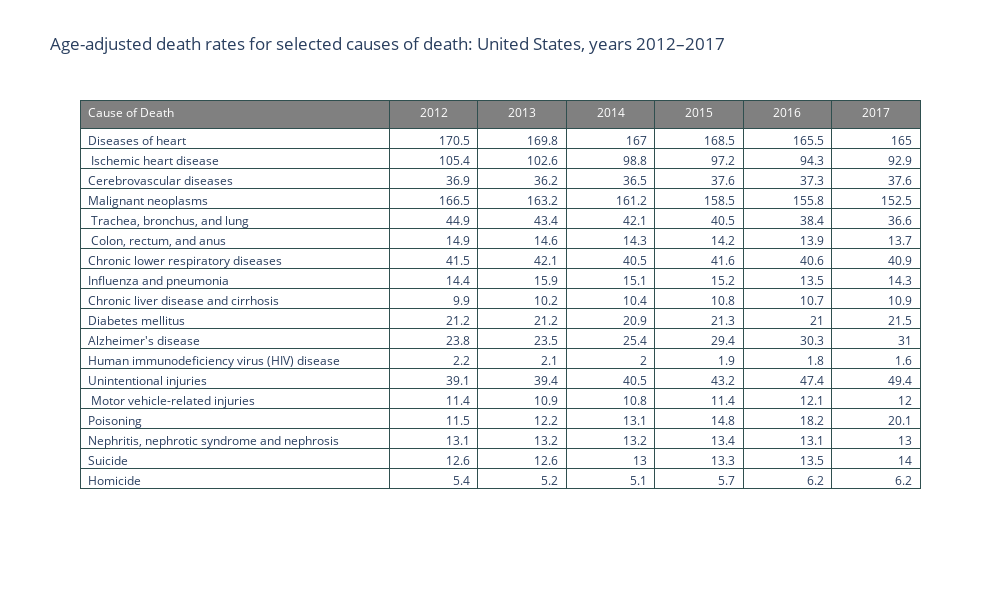

The notebook cell saved with this chart:
### Markdown cell above
## Health US: Table

### Code cell
healthFig = go.Figure(data=[go.Table(
    columnwidth= [350, 100,100,100,100,100,100],
    header=dict(values=list(healthUS.columns),
                line_color='darkslategray',
                fill_color='gray',
                align=['left', 'center'], 
                font=dict(color='white', size=12)),
    cells=dict(values=[healthUS['Cause of Death'], healthUS['2012'], healthUS['2013'],
               healthUS['2014'], healthUS['2015'], healthUS['2016'], healthUS['2017']],
               line_color='darkslategray',
               fill_color='white',
               align=['left','right']))
])

healthFig.update_layout(
    title = 'Age-adjusted death rates for selected causes of death: United States, years 2012–2017',
    width=1000, height=600)

healthFig.show()

### Figure 1 — Plotly figure (JSON) as saved in the notebook; plotly's stock layout.template omitted (floating-point values rounded to 4 significant figures)
{"data": [{"cells": {"align": ["left", "right"], "fill": {"color": "white"}, "line": {"color": "darkslategray"}, "values": [["Diseases of heart", "\tIschemic heart disease", "Cerebrovascular diseases", "Malignant neoplasms", "\tTrachea, bronchus, and lung", "\tColon, rectum, and anus", "Chronic lower respiratory diseases", "Influenza and pneumonia", "Chronic liver disease and cirrhosis", "Diabetes mellitus", "Alzheimer's disease", "Human immunodeficiency virus (HIV) disease", "Unintentional injuries", "\tMotor vehicle-related injuries", "\t\tPoisoning", "Nephritis, nephrotic syndrome and nephrosis", "Suicide", "Homicide"], [170.5, 105.4, 36.9, 166.5, 44.9, 14.9, 41.5, 14.4, 9.9, 21.2, 23.8, 2.2, 39.1, 11.4, 11.5, 13.1, 12.6, 5.4], [169.8, 102.6, 36.2, 163.2, 43.4, 14.6, 42.1, 15.9, 10.2, 21.2, 23.5, 2.1, 39.4, 10.9, 12.2, 13.2, 12.6, 5.2], [167, 98.8, 36.5, 161.2, 42.1, 14.3, 40.5, 15.1, 10.4, 20.9, 25.4, 2, 40.5, 10.8, 13.1, 13.2, 13, 5.1], [168.5, 97.2, 37.6, 158.5, 40.5, 14.2, 41.6, 15.2, 10.8, 21.3, 29.4, 1.9, 43.2, 11.4, 14.8, 13.4, 13.3, 5.7], [165.5, 94.3, 37.3, 155.8, 38.4, 13.9, 40.6, 13.5, 10.7, 21, 30.3, 1.8, 47.4, 12.1, 18.2, 13.1, 13.5, 6.2], [165, 92.9, 37.6, 152.5, 36.6, 13.7, 40.9, 14.3, 10.9, 21.5, 31, 1.6, 49.4, 12, 20.1, 13, 14, 6.2]]}, "columnwidth": [350, 100, 100, 100, 100, 100, 100], "header": {"align": ["left", "center"], "fill": {"color": "gray"}, "font": {"color": "white", "size": 12}, "line": {"color": "darkslategray"}, "values": ["Cause of Death", "2012", "2013", "2014", "2015", "2016", "2017"]}, "type": "table"}], "layout": {"height": 600, "title": {"text": "Age-adjusted death rates for selected causes of death: United States, years 2012–2017"}, "width": 1000}}
